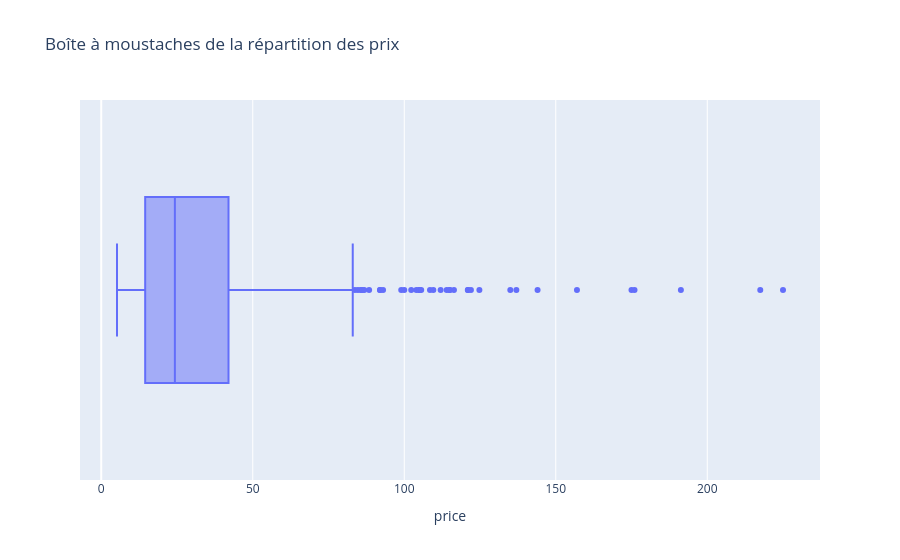

Notebook code for this chart:
### Code cell
#Autre méthode avec plotly express
fig = px.box(df_merge_web, x="price", title="Boîte à moustaches de la répartition des prix")
fig.show()

### Figure 1 — Plotly figure (JSON) as saved in the notebook; plotly's stock layout.template omitted (floating-point values rounded to 4 significant figures; data arrays with more than 128 entries replaced by an {"elided": "..."} marker saying what was removed)
{"data": [{"alignmentgroup": "True", "hovertemplate": "price=%{x}<extra></extra>", "legendgroup": "", "marker": {"color": "#636efa"}, "name": "", "notched": false, "offsetgroup": "", "orientation": "h", "showlegend": false, "type": "box", "x": {"elided": "825 float values"}, "x0": " ", "xaxis": "x", "y0": " ", "yaxis": "y"}], "layout": {"boxmode": "group", "legend": {"tracegroupgap": 0}, "title": {"text": "Boîte à moustaches de la répartition des prix"}, "xaxis": {"anchor": "y", "domain": [0, 1], "title": {"text": "price"}}, "yaxis": {"anchor": "x", "domain": [0, 1]}}}
